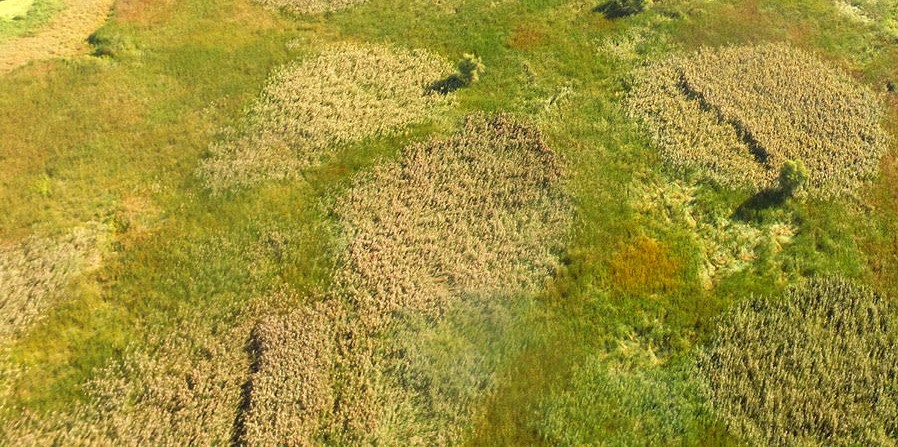
#> input picture imgs/HEA_BLO_AGR_drone-mapping-spraying-invasive-species.jpg, 898 x 447 px
$ python image_patch_trial.py --image ../../../imgs/HEA_BLO_AGR_drone-mapping-spraying-invasive-species.jpg
#> lines starting #> are read from the running program, lines starting #| are printed output that depends on the picture
from __future__ import annotations

import argparse
import json
import math
import time
from dataclasses import dataclass
from pathlib import Path

import numpy as np
from PIL import Image, ImageDraw, ImageFont

from pi_companion.models import Detection, FrameBundle
from pi_companion.perception.detector_classical import ClassicalDetector, DetectorConfig


@dataclass(slots=True)
class PixelPoint:
    detection_id: str
    x: float
    y: float
    confidence: float
    severity: str


@dataclass(slots=True)
class PixelCluster:
    cluster_id: str
    members: list[PixelPoint]
    centroid_x: float
    centroid_y: float
    radius_px: float
    mean_confidence: float


@dataclass(slots=True)
class RouteNode:
    order: int
    cluster_id: str
    x: float
    y: float


def run_trial(
    image_path: Path,
    output_dir: Path,
    detector_config: DetectorConfig,
    cluster_radius_px: float,
    speed_mps: float,
    system_delay_s: float,
    ground_sample_m_per_px: float,
    auto_tune: bool,
    show_detection_labels: bool,
    target_mode: str,
    exg_brown_threshold: float,
    border_exclusion_ratio: float,
) -> dict:
#> called with cluster_radius_px = 70, speed_mps = 14, system_delay_s = 0.4, ground_sample_m_per_px = 0.05, auto_tune = True, show_detection_labels = False, target_mode = 'brown', exg_brown_threshold = 0.3
    output_dir.mkdir(parents=True, exist_ok=True)

    image = Image.open(image_path).convert("RGB")
#> image is the input picture: PIL image 898x447 RGB; mean R, G, B 159.3, 145.9, 57.4
    rgb = np.asarray(image)

    detections = _detect_with_optional_tune(
        rgb,
        detector_config,
        auto_tune,
        target_mode,
        exg_brown_threshold,
    )
    used_config = _last_used_config

    points = [
        PixelPoint(
            detection_id=detection.detection_id,
            x=float(detection.pixel_x),
            y=float(detection.pixel_y),
            confidence=detection.confidence,
            severity=detection.severity,
        )
        for detection in detections
    ]
    points = _filter_border_points(
        points,
        width=image.width,
        height=image.height,
        border_exclusion_ratio=border_exclusion_ratio,
    )

    clusters = cluster_pixel_points(points, cluster_radius_px)
    route = plan_route_nodes(
        clusters,
        start_x=image.width * 0.08,
        start_y=image.height * 0.90,
        start_heading_deg=0.0,
        turn_penalty_px=max(image.width, image.height) * 0.20,
    )

    lead_distance_m = speed_mps * system_delay_s
    lead_distance_px = lead_distance_m / max(ground_sample_m_per_px, 1e-6)

    mask_path = output_dir / f"{image_path.stem}_stress_mask.png"
    overlay_path = output_dir / f"{image_path.stem}_patch_overlay.png"
    summary_path = output_dir / f"{image_path.stem}_trial_report.json"

    if target_mode == "brown":
        mask = build_brown_mask(rgb, exg_threshold=exg_brown_threshold)
    else:
        mask = build_stress_mask(rgb, used_config)
    Image.fromarray(mask, mode="L").save(mask_path)

    overlay = draw_overlay(
        image=image,
        points=points,
        clusters=clusters,
        route=route,
        lead_distance_px=lead_distance_px,
        show_detection_labels=show_detection_labels,
    )
    overlay.save(overlay_path)

    summary = {
        "image_path": str(image_path),
        "output_dir": str(output_dir),
        "detector_config": {
            "vegetation_threshold": used_config.vegetation_threshold,
            "stress_upper_threshold": used_config.stress_upper_threshold,
            "min_pixels": used_config.min_pixels,
            "max_detections": used_config.max_detections,
            "cell_size_px": used_config.cell_size_px,
            "target_mode": target_mode,
            "exg_brown_threshold": exg_brown_threshold,
            "border_exclusion_ratio": border_exclusion_ratio,
        },
        "counts": {
            "detections": len(points),
            "clusters": len(clusters),
            "route_nodes": len(route),
        },
        "timing": {
            "speed_mps": speed_mps,
            "system_delay_s": system_delay_s,
            "lead_distance_m": round(lead_distance_m, 3),
            "ground_sample_m_per_px": ground_sample_m_per_px,
            "lead_distance_px": round(lead_distance_px, 2),
        },
        "detections": [
            {
                "id": point.detection_id,
                "x": round(point.x, 2),
                "y": round(point.y, 2),
                "confidence": point.confidence,
                "severity": point.severity,
            }
            for point in points
        ],
        "clusters": [
            {
                "cluster_id": cluster.cluster_id,
                "size": len(cluster.members),
                "centroid": [round(cluster.centroid_x, 2), round(cluster.centroid_y, 2)],
                "radius_px": round(cluster.radius_px, 2),
                "mean_confidence": round(cluster.mean_confidence, 3),
                "member_ids": [member.detection_id for member in cluster.members],
            }
            for cluster in clusters
        ],
        "route": [
            {
                "order": node.order,
                "cluster_id": node.cluster_id,
                "x": round(node.x, 2),
                "y": round(node.y, 2),
            }
            for node in route
        ],
        "files": {
            "mask": str(mask_path),
            "overlay": str(overlay_path),
            "report": str(summary_path),
        },
    }

    summary_path.write_text(json.dumps(summary, indent=2), encoding="utf-8")
    return summary


_last_used_config = DetectorConfig()


def _detect_with_optional_tune(
    rgb: np.ndarray,
    base_config: DetectorConfig,
    auto_tune: bool,
    target_mode: str,
    exg_brown_threshold: float,
) -> list[Detection]:
#> called with auto_tune = True, target_mode = 'brown', exg_brown_threshold = 0.3
    global _last_used_config

    if target_mode == "brown":
        _last_used_config = base_config
        if not auto_tune:
            brown_mask = build_brown_mask(rgb, exg_threshold=exg_brown_threshold)
            return _detections_from_binary_mask(brown_mask, base_config)

        thresholds = [
            max(0.18, exg_brown_threshold - 0.07),
            max(0.20, exg_brown_threshold - 0.04),
            exg_brown_threshold,
            min(0.45, exg_brown_threshold + 0.03),
            min(0.48, exg_brown_threshold + 0.06),
        ]

        height, width = rgb.shape[:2]
        best: list[Detection] = []
        best_score = -1e9
        for threshold in thresholds:
            brown_mask = build_brown_mask(rgb, exg_threshold=threshold)
            trial = _detections_from_binary_mask(brown_mask, base_config)
            score = _detection_quality_score(trial, width, height)
            if score > best_score:
                best = trial
                best_score = score
#> this loop made 5 passes
#> (score, best_score) on passes 1 to 2: (4.42, 4.42), (4.44, 4.44)
#> pass 1, in build_brown_mask, `red = rgb_float[:, :, 0]`:
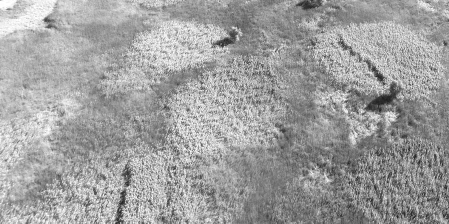
#> red: shape (447, 898) float32 (shown at 1/2 size); min 0.0392, max 1, mean 0.625
#> pass 1, in build_brown_mask, `green = rgb_float[:, :, 1]`:
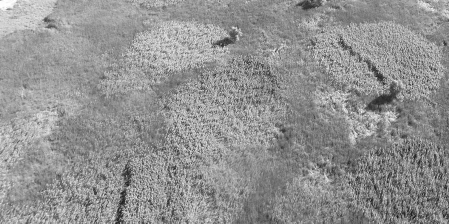
#> green: shape (447, 898) float32 (shown at 1/2 size); min 0.00784, max 1, mean 0.572
#> pass 1, in build_brown_mask, `blue = rgb_float[:, :, 2]`:
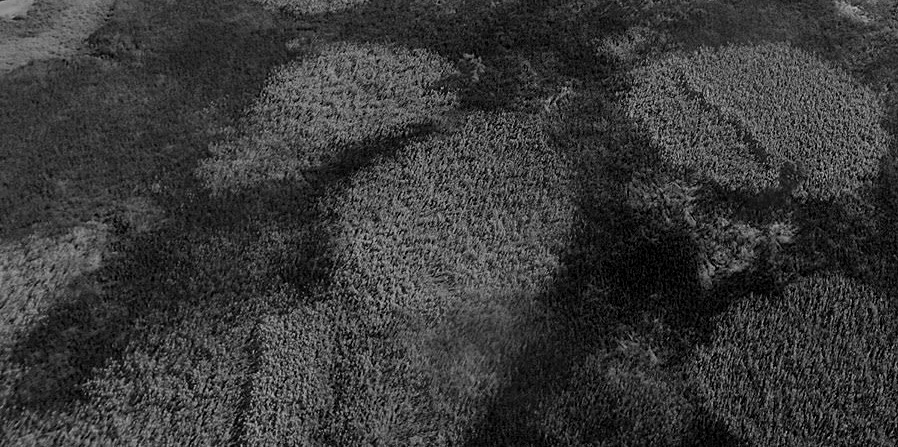
#> blue: shape (447, 898) float32; min 0, max 0.753, mean 0.225
#> after the loop, best_score = 4.44
#> (the rest of the program and of its run is left out)
